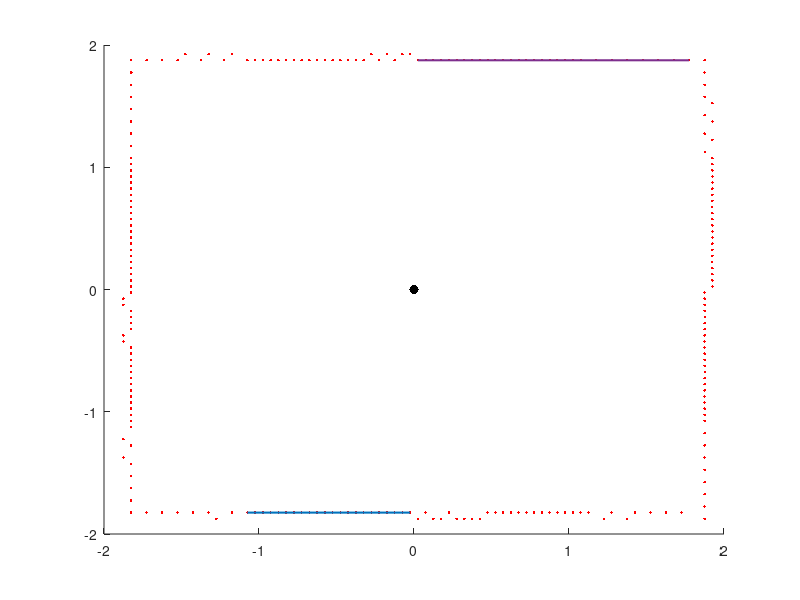

The MATLAB source for this figure:
clear;
clc;

map = load('map.txt');
r = map(:,2);
theta = map(:,1);

param = load('line_param.txt');
k = param(:,1);
b = param(:,2);
min_x = param(:,3);
max_x = param(:,4);

for i = 1:size(map , 1)
    x(i) = r(i) * cos(theta(i));
    y(i) = r(i) * sin(theta(i));
end

figure(1);
hold on;
% axis([-10 12 -10 40]);
% axis equal;

% for i = 1:size(x, 2)
%     plot(x(i), y(i), 'r.');
%     pause(0.01);
% end
% 
plot(x,y, 'r.');
plot([0], [0], 'k.', 'MarkerSize', 20);

for i = 1:size(param, 1)
    min_y = k(i) * min_x(i) + b(i);
    max_y = k(i) * max_x(i) + b(i);

    plot([min_x(i) max_x(i)], [min_y, max_y], 'LineWidth', 1.5);
    pause(1);
end

